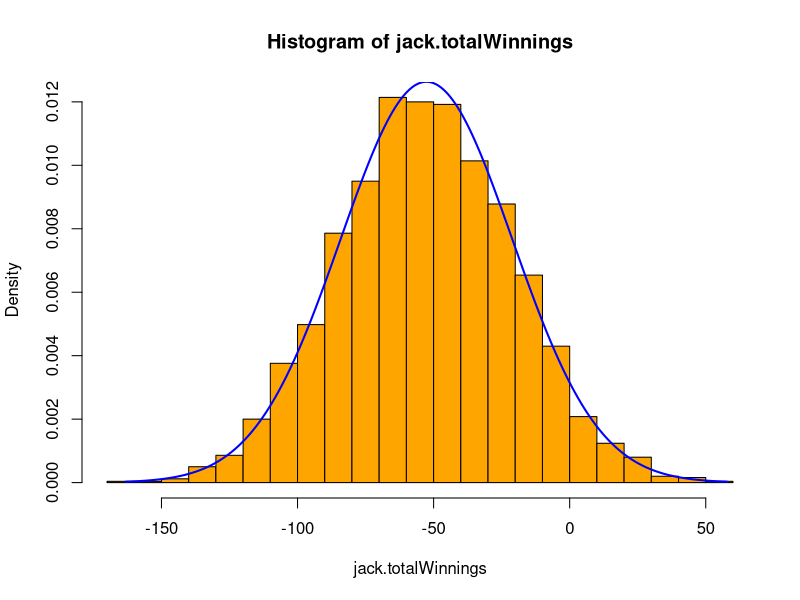
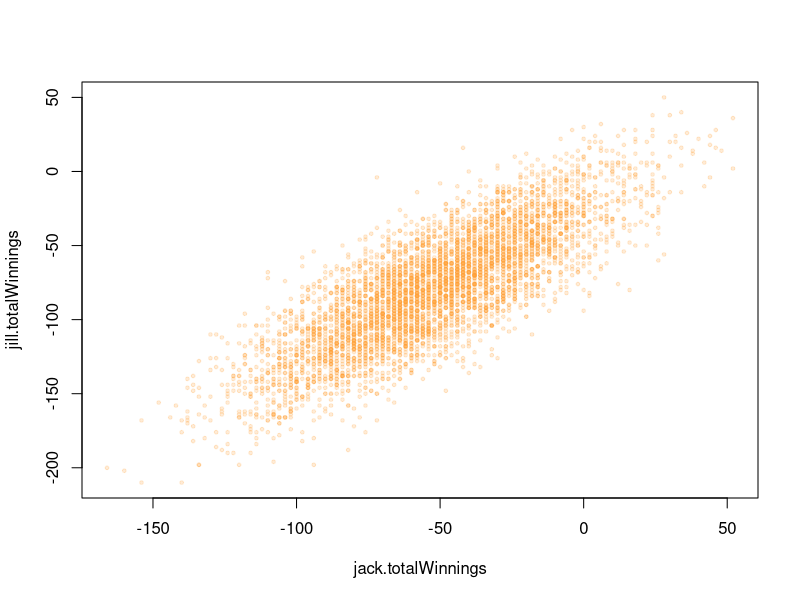

Recreate these plots in R, in order.
# ----------------
# Studio4 Problems
# ----------------
cat('\n---- Studio4 Problems ----\n')


# -------- Problem 1: Covariance and Correlation --------
cat('- Problem 1\n')

# ---- (a) Expected winnings ----
cat('-- (a)\n')

# create a variable for storing oneBet table of information
oneBet.values = c(1, -1)
oneBet.pmfs = c(18/38, 20/38)

# getting expected value for winning in each bet
oneBet.expected = sum(oneBet.values * oneBet.pmfs)

# create variables for jill and jack's data
jill.expected = 15 * oneBet.expected
jack.expected = 10 * oneBet.expected

# print the answers
cat('Jill\'s expectation to win in one day =', jill.expected, '\n')
cat('Jack\'s expectation to win in one day =', jack.expected, '\n')

# ---- (b) Variances ----
cat('-- (b)\n')

# variance of one bet, recall that Var(X) = E((X - E(X))^2)
oneBet.variance = sum( (oneBet.values - oneBet.expected)^2 * oneBet.pmfs )

# since the bets are independent of each other, Var(X+Y) = Var(X) + Var(Y)
# variances for jill and jack
jill.variance = 15 * oneBet.variance
jack.variance = 10 * oneBet.variance

# print the answer
cat('variance of Jill\'s winning in one day r.v. =', jill.variance, '\n')
cat('variance of Jack\'s winning in one day r.v. =', jack.variance, '\n')

# ---- (c) Covariance and correlation ----
cat('-- (c)\n')

# W_jack = W_1 + ... + W_10
# W_jill = W_1 + ... + W_10 + W_11 + ... + W_15
# because each bettings are independent of eath other,
# and by the linear expand property of covariance, we will have:
# Cov(W_jack, W_jill) = Cov(W_1, W_1) + ... + Cov(W_10, W_10) = Var(W_1) + ... + Var(W_10)
jilljack.covariance = 10 * oneBet.variance

# to get the correlation, we just need to divide covariance by their standard deviations
jilljack.correlation = jilljack.covariance / sqrt(jill.variance * jack.variance)

# print the answers
cat('covariance of their winnings in one day =', jilljack.covariance, '\n')
cat('correlation of their winnings in one day =', jilljack.correlation, '\n')

# ---- (d) + (e) Scalability ----
cat('-- (d) + (e)\n')

cat('We now create random variables which are 100 independent adition of W_jill or W_jack\n')
cat('expected value would be 100 times greater\n')
cat('and so on for variance, because of independency\n')
cat('covariance should be the same, because we saw covariance here is the sum of variances\n')
cat('but! the correlation remains the same, because covariance and variances scaled by the same number\n')
cat('so the correlation is the same as that between W_jill and W_jack.\n')
cat('It can be seen that correlation is invariant about the scale (getting one day for scale, or 100 days)\n')

# -------- Problem 2: Simulation; Central Limit Theorem --------
cat('\n- Problem 2\n')

# ---- (a) Simulation ----
cat('-- (a)\n')

# for simulating 100 days of jack's betting, 10 bet in each day,
# jack should be betting 1000 times.
# we can simulate number of winnings by rbinom() in 5000 trials
jack.nplays = 1000
probWin = 18/38
ntrials = 5000

jack.nwins = rbinom(ntrials, jack.nplays, probWin)

# to compute jack's number of losses, we have to subtract number of wins from total bets
jack.nlosses = jack.nplays - jack.nwins

# each win has 1$ win, and each loose is 1$
# and total wins value can be obtained by
jack.totalWinnings = jack.nwins - jack.nlosses

# draw density histogram of jack total winnings
hist(jack.totalWinnings, freq=FALSE, breaks=20, col='orange')
cat('density histogram of jack total winnings in 100 day as shown\n')

# ---- (b) Why CLT? ----
cat('-- (b)\n')

cat('Since jack total winnings is the sum of (large number) 1000 (10 bet in 100 days) i.i.d. random variables,\n')
cat('central limit theorem says its distribution is approximately normal.\n')

# ---- (c) Compare with normal graph ----
cat('-- (c)\n')

# mean of jack total winnings is 100 times of jack's expectation to win in one day
mu = 100 * jack.expected
# and the variance is so
sigma = sqrt(100 * jack.variance)

# draw a normal graph by mean mu and standard deviation sigma
# range of normal graph: most of the probability is within 3.5*sigma of mu
x = seq(mu-3.5*sigma, mu+3.5*sigma, 1)
y = dnorm(x, mu, sigma)
# draw on previous plot by lines()
lines(x, y, col='blue', lwd=2)
cat('normal graph is added to density histogram plot.\n')

# ---- (d) 95% confidence interval - theoretical ----
cat('-- (d)\n')

cat('we know that 95% of probability is within 2*sigma of the mean,\n')
interval95.low = mu - 2*sigma
interval95.high = mu + 2*sigma
cat('which is the range of:', c(interval95.low, interval95.high), '\n')

# ---- (e) 95% confidence interval - experimental ----
cat('-- (e)\n')

# for finding that which percent of jack total winnings trials is in the
# theoretical 95% conf. int., we look at the trials, jack.totalWinnings

# R has no sequential comparison like -3 < -2 < -1
# so we should do the comparison seprately

# we check the trials above the low
trialsAboveLow = jack.totalWinnings > interval95.low
# then below the high
trialsBelowHigh = jack.totalWinnings < interval95.high
# in multiplication the two variables, only the entries satisfying two conditions would be TRUE
trialsInInterval95 = trialsAboveLow * trialsBelowHigh
# which fraction of them are in theoretical 95% conf. int.?
fractionInInterval95 = mean(trialsInInterval95)

cat(fractionInInterval95*100, 'percent of simulation data are in the theoretical 95% conf. int.\n')

# -------- Problem 3: Simulation; Covariance and Correlation --------
cat('\n- Problem 3\n')

# ---- (a) Plot Jack vs. Jill total winnings ----
cat('-- (a)\n')

# Jill total winnings is the jack total winnings + 500 (5 bets in each 100 days) extra bets she get
jill.nAdditionalPlays = 500
# ntrials and probWin is defined above
# jill's number of additional wins in trials
jill.nAdditionalWins = rbinom(ntrials, jill.nAdditionalPlays, probWin)
# jill's number of losses in addition
jill.nAdditionalLosses = jill.nAdditionalPlays - jill.nAdditionalWins
# jill's total value of additional winnings
jill.totalAdditionalWinnings = jill.nAdditionalWins - jill.nAdditionalLosses
# jill's total value of winnings
jill.totalWinnings = jack.totalWinnings + jill.totalAdditionalWinnings

plot(jack.totalWinnings, jill.totalWinnings, cex=0.5, pch=19, col=rgb(1,.643,.224,alpha=.2))
cat('plot of Jack vs. Jill total winnings is shown.\n')

# ---- (b) Sample covariance and correlation ----
cat('-- (b)\n')

# we can use cov() and cor() functions

# sample covariance of Jack and Jill total winnings
cat('sample covariance of Jack and Jill total winnings in 100 days =',
    cov(jack.totalWinnings, jill.totalWinnings), '\n')

# sample correlation of Jack and Jill total winnings
cat('sample correlation of Jack and Jill total winnings =',
    cor(jack.totalWinnings, jill.totalWinnings), '\n')



# -------------
# Problem Set 4
# -------------
cat('\n---- Problem Set 4 ----\n')


# -------- Problem 4: Canada has no common cents --------
cat('\n- Problem 4\n')

# a vector specified for Rounding Error
RE = c(-2, -1, 0, 1, 2) # in cents


# an overal loop for getting the result of simulation 3 times
cat('The result of redoing simulation 3 times are shown below:\n')
for (t in 1:3)
  {
    ntrials = 10000
    trials = rep(0, ntrials)
    for (j in 1:ntrials)
    {
      # in each trial we get 1000 sample of rounding errors
      REs = sample(RE, 1000, replace=TRUE)
      # then append the sum of Rounding Errors in this trial into a vector for trials
      trials[j] = sum(REs)
    }
    
    # after ntrials simulation, we look at trials vector for finding out that
    # for what fraction of trials, rounding error exceeds 100 cents
    print(mean(abs(trials) > 100))
  }

